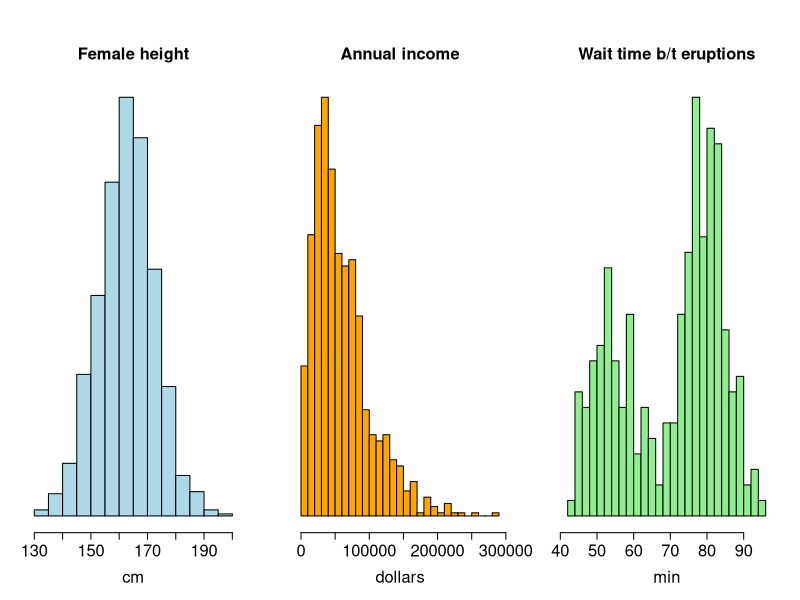
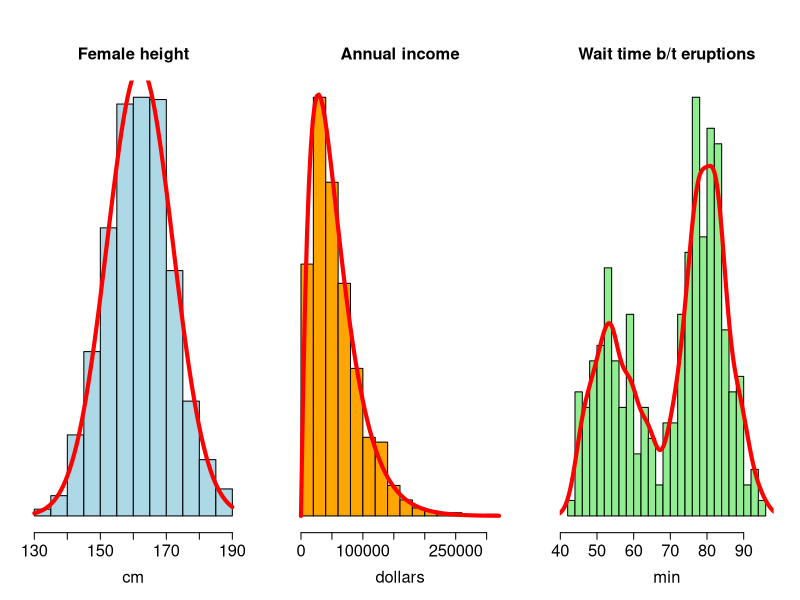
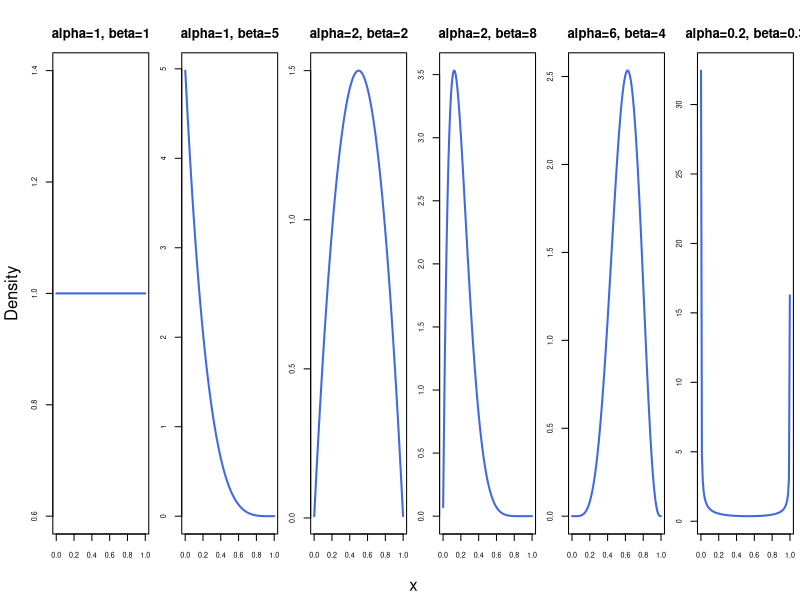
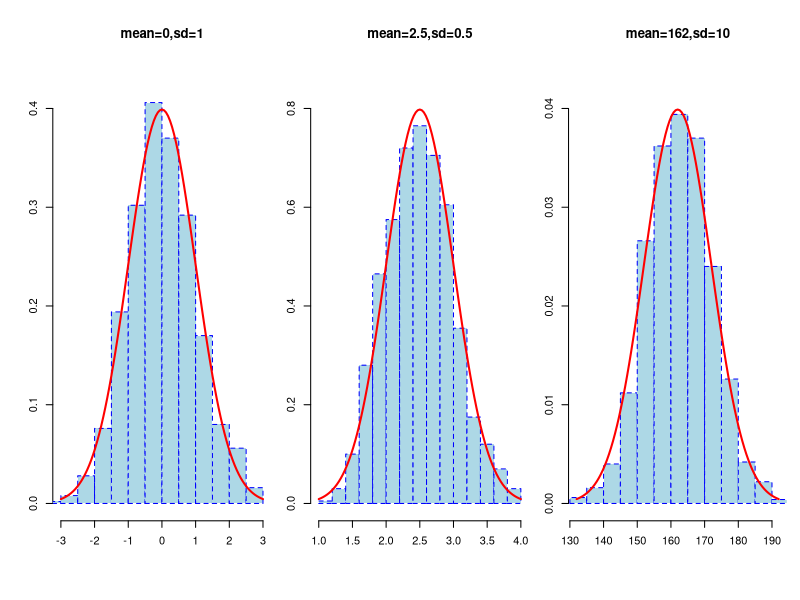

The R script that drew these images, in order:
## ---- chunk 1
#| code-fold: true
#| code-summary: "Show code"
#| out-width: 80%

par(mar=c(5.1,2,4.1,2),oma=c(0,0,2,0),mfrow=c(1,3))
hist(rnorm(n=1000,mean=162,sd=10),freq=F,
     ylab=NA,
     xlab='cm',
     main='Female height',
     yaxt='n',
     col='lightblue',
     #border='blue',lty='dashed',
     nclass=20,
     cex.lab=1.5,
     cex.axis=1.5,
     cex.main=1.5)

hist(rgamma(n=1000,shape = 2,scale = 28000),freq=F,
     xlab='dollars',
     ylab=NA,
     main='Annual income',
     #cex.main=2,
     yaxt='n',
     col='orange',
     #border='blue',lty='dashed',
     nclass=20,
     cex.lab=1.5,
     cex.axis=1.5,
     cex.main=1.5)

hist(faithful$waiting,xlab='min', main='Wait time b/t eruptions',probability=T, 
     col='lightgreen',nclass=20, yaxt='n', ylab=NA,
     cex.lab=1.5,
     cex.axis=1.5,
     cex.main=1.5)
## ---- chunk 2
#| code-fold: true
#| code-summary: "Show code"
#| out-width: 80%

par(mar=c(5.1,2,4.1,2),oma=c(0,0,2,0),mfrow=c(1,3))
hist(rnorm(n=1000,mean=162,sd=10),freq=F,
     ylab=NA,
     xlab='cm',
     main='Female height',
     yaxt='n',
     col='lightblue',
     #border='blue',lty='dashed',
     nclass=20,
     cex.lab=1.5,
     cex.axis=1.5,
     cex.main=1.5)
curve(dnorm(x,mean=162,sd=10),add=T,col='red',lwd=4)

hist(rgamma(n=1000,shape = 2,scale = 28000),freq=F,
     xlab='dollars',
     ylab=NA,
     main='Annual income',
     #cex.main=2,
     yaxt='n',
     col='orange',
     #border='blue',lty='dashed',
     nclass=20,
     cex.lab=1.5,
     cex.axis=1.5,
     cex.main=1.5)
curve(dgamma(x,shape = 2,scale=28000),add=T,col='red',lwd=4)

hist(faithful$waiting,xlab='min', main='Wait time b/t eruptions',probability=T, 
     col='lightgreen',nclass=20, yaxt='n', ylab=NA,
     cex.lab=1.5,
     cex.axis=1.5,
     cex.main=1.5)
dest = density(faithful$waiting,kernel = "gaussian",bw=2)
lines(dest, col = "red",lwd=4)
## ---- chunk 3
#| code-fold: true
#| code-summary: "Show code"
#| fig-width: 12
#| fig-height: 4
#| out-width: 80%
#| fig-align: center

beta_shapes <- list(
     c(1, 1), c(1, 5), c(2, 2), c(2, 8), c(6, 4), c(0.2, 0.3)
)
beta_titles <- c(
     "alpha=1, beta=1", "alpha=1, beta=5", "alpha=2, beta=2",
     "alpha=2, beta=8", "alpha=6, beta=4", "alpha=0.2, beta=0.3"
)

par(mfrow = c(1, 6), mar = c(3, 2, 3, 0.5), oma = c(2, 2, 1, 0))
for (i in seq_along(beta_shapes)) {
     curve(
          dbeta(x, shape1 = beta_shapes[[i]][1], shape2 = beta_shapes[[i]][2]),
          from = 0.001, to = 0.999,
          col = "royalblue", lwd = 2,
          xlab = "", ylab = "", axes = TRUE, cex.axis = 0.65,
          main = beta_titles[i]
     )
}
mtext("x", side = 1, outer = TRUE, line = 0.5)
mtext("Density", side = 2, outer = TRUE, line = 0.5)
## ---- chunk 4
#| code-fold: true
#| code-summary: "Show code"
#| fig-width: 12
#| fig-height: 3
#| out-width: 80%
#| fig-align: center

normal_means <- c(0, 2.5, 162)
normal_sds <- c(1, 0.5, 10)
normal_titles <- c("mean=0,sd=1", "mean=2.5,sd=0.5", "mean=162,sd=10")

par(mfrow = c(1, 3), mar = c(4, 2, 3, 1))
for (i in seq_along(normal_means)) {
  sample_values <- rnorm(1000, mean = normal_means[i], sd = normal_sds[i])
  hist(sample_values, probability = TRUE,
       main = normal_titles[i], xlab = "", ylab = "",
       col = "lightblue", border = "blue", lty = "dashed",
       ylim = c(0, 1.1 * dnorm(normal_means[i],
                              mean = normal_means[i], sd = normal_sds[i])),
       xlim = normal_means[i] + c(-3, 3) * normal_sds[i])
  curve(dnorm(x, mean = normal_means[i], sd = normal_sds[i]),
        add = TRUE, col = "red", lwd = 2)
}
